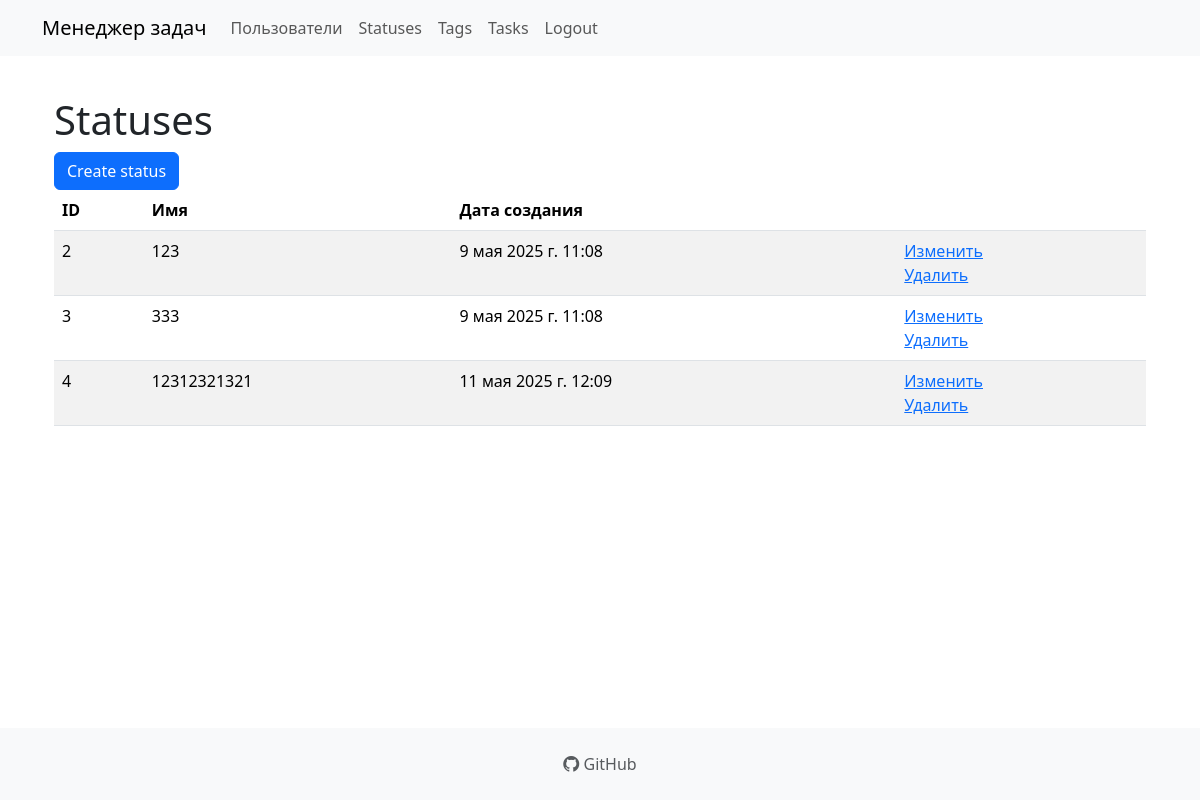
/statuses/ (signed in), run on the app's committed database.
### task_manager/status/models.py (models this page shows, shortened)
class Status(models.Model):
    name = models.CharField(max_length=255)
    created_at = models.DateTimeField(auto_now_add=True)

### task_manager/status/views.py (the view)
# urls.py: path("", StatusIndexView.as_view(), name='statuses_list'),
class StatusIndexView(LoginRequiredMessageMixin, ListView):
    model = Status
    template_name = 'statuses/index.html' # путь к шаблону
    context_object_name = 'statuses' # переменная в шаблоне

### task_manager/templates/statuses/index.html
{% extends "base.html" %}
{% load i18n %}
{% block content %}
    <main class="flex-grow-1">
        <div class="container-lg mt-3">
            <h1>Statuses</h1>
            <a class="btn btn-primary" href="{% url 'statuses_create' %}">{% trans "Create status" %}</a>
            <div class="table-responsive">
                <table class="table table-striped">
                    <thead>
                        <tr>
                            <th>ID</th>
                            <th>Имя</th>
                            <th>Дата создания</th>
                            <th></th>
                        </tr>
                    </thead>
                    <tbody>
                        {% for status in statuses %}
                        <tr>
                            <td>{{ status.id }}</td>
                            <td>{{ status.name }}</td>
                            <td>{{ status.created_at }}</td>
                            <td>
                                <a href="{% url 'statuses_update' pk=status.id %}">{% trans "Change" %}</a>
                                <br>
                                <a href="{% url 'statuses_delete' pk=status.id %}">{% trans "Delete" %}</a>
                            </td>
                        </tr>
                        {% endfor %}
                    </tbody>
                </table>
            </div>
        </div>
    </main>
{% endblock %}

### data on the page
Status: id "2", name "123", created_at "9 мая 2025 г. 11:08"
Status: id "3", name "333", created_at "9 мая 2025 г. 11:08"
Status: id "4", name "12312321321", created_at "11 мая 2025 г. 12:09"
